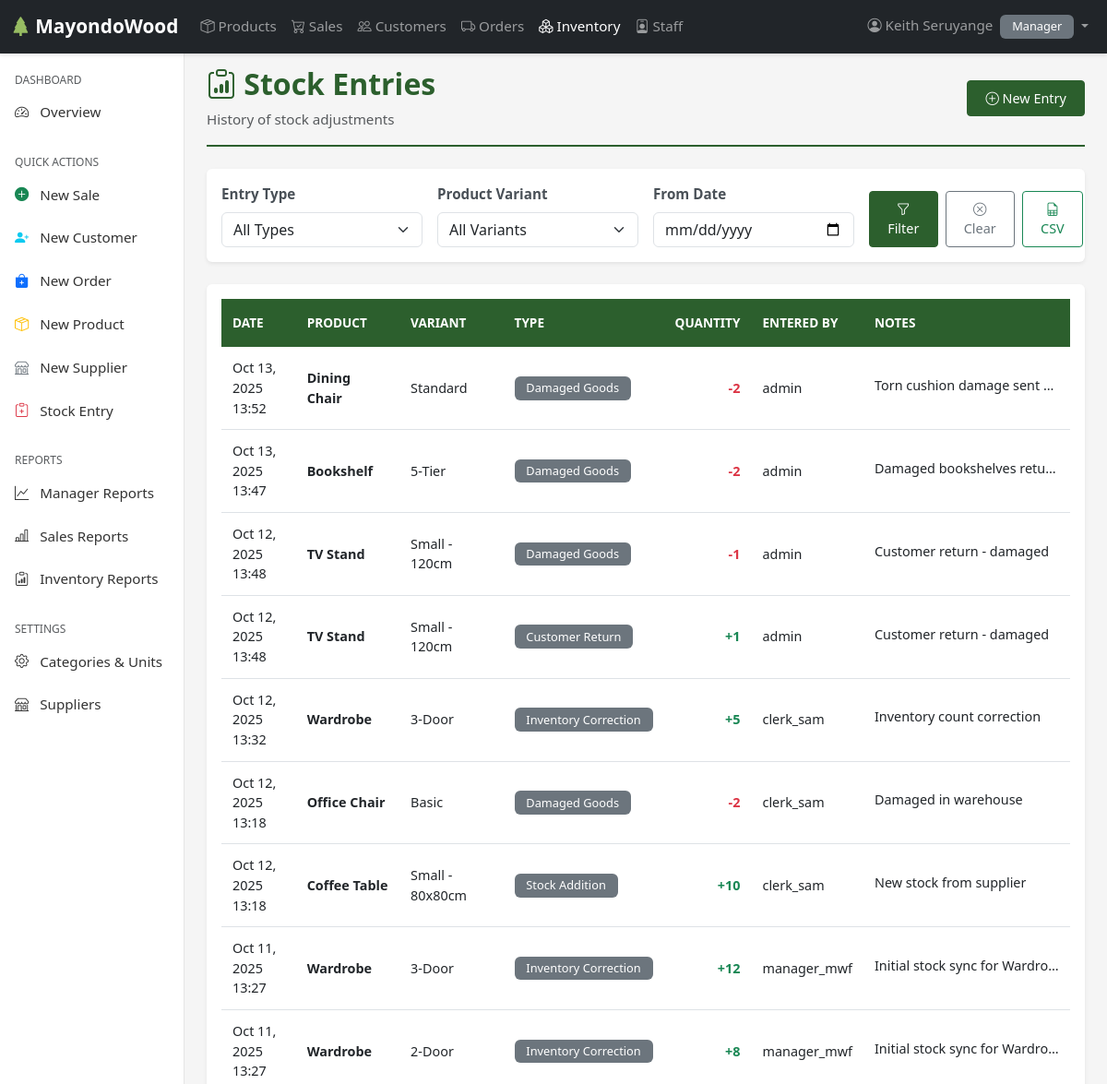
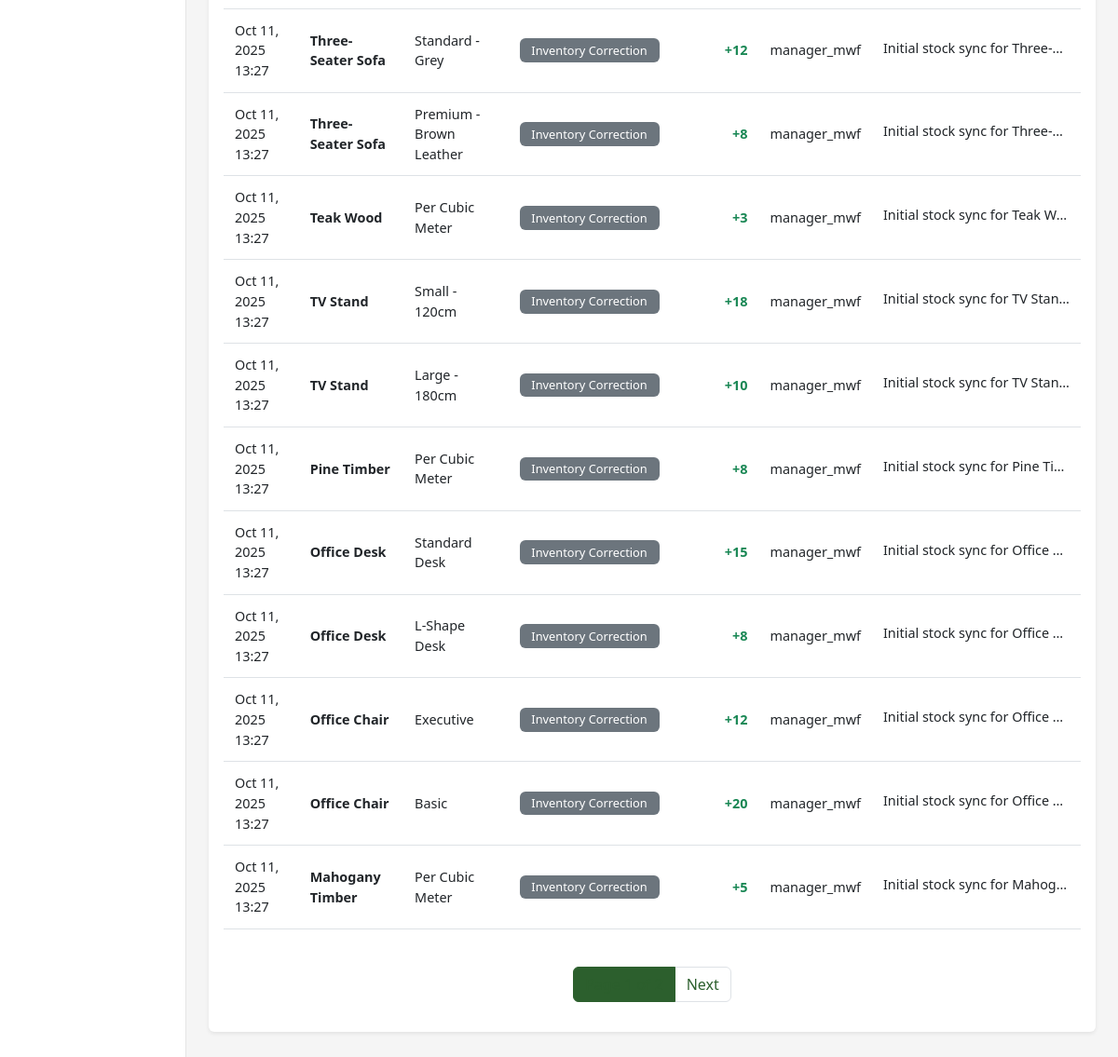
/inventory/ (signed in), run on the app's committed database (2 pictures, top to bottom).
### users/models.py (models this page shows, shortened)
class Employee(AbstractUser):
    ROLES = [
        ('SALES', 'Sales'),
        ('INVENTORY', 'Inventory'),
        ('MANAGER', 'Manager'),
    ]
    role = models.CharField(max_length=20, choices=ROLES)
    phone = models.CharField(max_length=15, blank=True, null=True)
    address = models.TextField(blank=True, null=True)
    is_active = models.BooleanField(default=True)
    created_at = models.DateTimeField(auto_now_add=True)
    updated_at = models.DateTimeField(auto_now=True)
    class Meta:
        ordering = ['-date_joined']
        verbose_name = 'Employee'
        verbose_name_plural = 'Employees'

### inventory/models.py (models this page shows, shortened)
class StockEntry(models.Model):
    ENTRY_TYPES = [
        ('ADDITION', 'Stock Addition'),
        ('ADJUSTMENT', 'Stock Adjustment'),
        ('DAMAGE', 'Damaged Goods'),
        ('RETURN', 'Customer Return'),
        ('CORRECTION', 'Inventory Correction'),
    ]
    variant = models.ForeignKey(ProductVariant, on_delete=models.CASCADE, related_name='stock_entries')
    quantity = models.IntegerField(help_text='Positive for additions, negative for reductions')
    entry_type = models.CharField(max_length=20, choices=ENTRY_TYPES, default='ADJUSTMENT')
    entry_date = models.DateTimeField(auto_now_add=True)
    entered_by = models.ForeignKey(Employee, on_delete=models.SET_NULL, null=True)
    notes = models.TextField(blank=True)
    created_at = models.DateTimeField(auto_now_add=True)
    updated_at = models.DateTimeField(auto_now=True)
    class Meta:
        ordering = ['-entry_date']
        verbose_name = 'StockEntry'
        verbose_name_plural = 'Stock Entries'

### products/models.py (models this page shows, shortened)
class ProductVariant(models.Model):
    product = models.ForeignKey(Product, on_delete=models.CASCADE, related_name='variants')
    variant_name = models.CharField(max_length=100)
    price = models.IntegerField(default=0)
    stock_quantity = models.PositiveIntegerField(default=0)
    reorder_level = models.PositiveIntegerField(default=5)
    is_active = models.BooleanField(default=True)
    created_at = models.DateTimeField(auto_now_add=True)
    updated_at = models.DateTimeField(auto_now=True)
    class Meta:
        ordering = ['product__name', 'variant_name']
        unique_together = [['product', 'variant_name']]

class Product(models.Model):
    name = models.CharField(max_length=100)
    category = models.ForeignKey(Category, on_delete=models.PROTECT, related_name='products')
    unit = models.ForeignKey(Unit, on_delete=models.PROTECT, related_name='products')
    supplier = models.ForeignKey('orders.Supplier', on_delete=models.SET_NULL, null=True, blank=True, related_name='products')
    description = models.TextField(blank=True)
    is_active = models.BooleanField(default=True)
    created_at = models.DateTimeField(auto_now_add=True)
    updated_at = models.DateTimeField(auto_now=True)
    class Meta:
        ordering = ['name']
        unique_together = [['name', 'category']]

### inventory/views.py (the view, shortened to what this page needs)
# urls.py: path('', views.stock_list, name='stock_list'),
@login_required
@user_passes_test(is_inventory_or_manager, login_url='users:login')
def stock_list(request):
    entry_type_filter = request.GET.get('entry_type')
    variant_filter = request.GET.get('variant')
    date_from = request.GET.get('date_from')
    export = request.GET.get('export')
    entries = StockEntry.objects.select_related('variant__product', 'entered_by')
    if entry_type_filter:
        entries = entries.filter(entry_type=entry_type_filter)
    if variant_filter:
        entries = entries.filter(variant__id=variant_filter)
    if date_from:
        entries = entries.filter(entry_date__gte=date_from)
    paginator = Paginator(entries.order_by('-entry_date'), 20)
    page_number = request.GET.get('page')
    page_obj = paginator.get_page(page_number)
    variants = ProductVariant.objects.filter(is_active=True).select_related('product')
    return render(request, 'inventory/stock_list.html', {
        'page_obj': page_obj,
        'variants': variants,
        'entry_type_filter': entry_type_filter,
        'variant_filter': variant_filter,
        'date_from': date_from,
        'title': 'Stock Entries'
    })

### inventory/views.py (called while the page is built)
def is_inventory_or_manager(user):
    return user.is_authenticated and user.role in ['INVENTORY', 'MANAGER']

### inventory/templates/inventory/stock_list.html (shortened to what this page needs)
{% extends 'base.html' %}
{% load static humanize%}
{% block content %}
<div class="page-header">
    <div class="d-flex justify-content-between align-items-center">
        <div>
            <h1><i class="bi bi-clipboard-data"></i> Stock Entries</h1>
            <p class="text-muted mb-0">History of stock adjustments</p>
        </div>
        <div>
            <a href="{% url 'inventory:stock_entry' %}" class="btn btn-primary">
                <i class="bi bi-plus-circle"></i> New Entry
            </a>
        </div>
    </div>
</div>
<div class="card mb-4">
    <div class="card-body">
        <form method="get" class="row g-3">
            <div class="col-md-3">
                <label for="entry_type" class="form-label">Entry Type</label>
                <select name="entry_type" id="entry_type" class="form-select">
                    <option value="">All Types</option>
                </select>
            </div>
            <div class="col-md-3">
                <label for="variant" class="form-label">Product Variant</label>
                <select name="variant" id="variant" class="form-select">
                    <option value="">All Variants</option>
                </select>
            </div>
            <div class="col-md-3">
                <label for="date_from" class="form-label">From Date</label>
                <input type="date" name="date_from" id="date_from" class="form-control" value="{{ date_from }}">
            </div>
            <div class="col-md-3 d-flex align-items-end">
                <button type="submit" class="btn btn-primary me-2">
                    <i class="bi bi-funnel"></i> Filter
                </button>
                <a href="{% url 'inventory:stock_list' %}" class="btn btn-outline-secondary me-2">
                    <i class="bi bi-x-circle"></i> Clear
                </a>
                <a href="?export=csv{% if entry_type_filter %}&entry_type={{ entry_type_filter }}{% endif %}{% if variant_filter %}&variant={{ variant_filter }}{% endif %}{% if date_from %}&date_from={{ date_from }}{% endif %}"
                   class="btn btn-outline-success">
                    <i class="bi bi-file-earmark-spreadsheet"></i> CSV
                </a>
            </div>
        </form>
    </div>
</div>
<div class="card">
    <div class="card-body">
        {% if page_obj %}
        <div class="table-responsive">
            <table class="table table-hover">
                <thead>
                    <tr>
                        <th>Date</th>
                        <th>Product</th>
                        <th>Variant</th>
                        <th>Type</th>
                        <th class="text-end">Quantity</th>
                        <th>Entered By</th>
                        <th>Notes</th>
                    </tr>
                </thead>
                <tbody>
                    {% for entry in page_obj %}
                    <tr>
                        <td>{{ entry.entry_date|date:"M d, Y H:i" }}</td>
                        <td><strong>{{ entry.variant.product.name }}</strong></td>
                        <td>{{ entry.variant.variant_name }}</td>
                        <td>
                            <span class="badge bg-secondary">
                                {{ entry.get_entry_type_display }}
                            </span>
                        </td>
                        <td class="text-end">
                            <span class="{% if entry.quantity > 0 %}text-success{% else %}text-danger{% endif %} fw-bold">
                                {% if entry.quantity > 0 %}+{% endif %}{{ entry.quantity|intcomma }}
                            </span>
                        </td>
                        <td>{{ entry.entered_by.username|default:"N/A" }}</td>
                        <td>
                            {% if entry.notes %}
                                <span class="text-truncate d-inline-block" style="max-width: 200px;" title="{{ entry.notes }}">
                                    {{ entry.notes }}
                                </span>
                            {% else %}
                                <span class="text-muted">—</span>
                            {% endif %}
                        </td>
                    </tr>
                    {% endfor %}
                </tbody>
            </table>
        </div>
        {% if page_obj.has_other_pages %}
        <nav aria-label="Page navigation" class="mt-4">
            <ul class="pagination justify-content-center">
                <li class="page-item active">
                    <span class="page-link">
                    </span>
                </li>
                {% if page_obj.has_next %}
                <li class="page-item">
                    <a class="page-link" href="?page={{ page_obj.next_page_number }}">
                        Next
                    </a>
                </li>
                {% endif %}
            </ul>
        </nav>
        {% endif %}
        {% endif %}
    </div>
</div>
{% endblock %}

### templates/includes/navbar.html (shortened to what this page needs)
{% load static %}
<nav class="navbar navbar-expand-lg navbar-dark bg-dark fixed-top">
    <div class="container-fluid">
        <a class="navbar-brand" href="{% url 'users:dashboard' %}">
            <i class="bi bi-tree-fill"></i> MayondoWood
        </a>
        <div class="collapse navbar-collapse" id="navbarNav">
            <ul class="navbar-nav me-auto">
                <li class="nav-item">
                    <a class="nav-link {% if request.resolver_match.url_name == 'product_list' %}active{% endif %}"
                       href="{% url 'products:product_list' %}">
                        <i class="bi bi-box-seam"></i> Products
                    </a>
                </li>
                {% if user.role in 'MANAGER,SALES' %}
                <li class="nav-item">
                    <a class="nav-link {% if 'sales' in request.path %}active{% endif %}"
                       href="{% url 'sales:sale_list' %}">
                        <i class="bi bi-cart-check"></i> Sales
                    </a>
                </li>
                <li class="nav-item">
                    <a class="nav-link {% if 'customer' in request.path %}active{% endif %}"
                       href="{% url 'sales:customer_list' %}">
                        <i class="bi bi-people"></i> Customers
                    </a>
                </li>
                {% endif %}
                {% if user.role in 'MANAGER,INVENTORY' %}
                <li class="nav-item">
                    <a class="nav-link {% if 'orders' in request.path %}active{% endif %}"
                       href="{% url 'orders:order_list' %}">
                        <i class="bi bi-truck"></i> Orders
                    </a>
                </li>
                <li class="nav-item">
                    <a class="nav-link {% if 'inventory' in request.path %}active{% endif %}"
                       href="{% url 'inventory:stock_list' %}">
                        <i class="bi bi-boxes"></i> Inventory
                    </a>
                </li>
                {% endif %}
                {% if user.role == 'MANAGER' %}
                <li class="nav-item">
                    <a class="nav-link {% if 'staff' in request.path %}active{% endif %}"
                       href="{% url 'users:staff_list' %}">
                        <i class="bi bi-person-badge"></i> Staff
                    </a>
                </li>
                {% endif %}
            </ul>
            <ul class="navbar-nav">
                <li class="nav-item dropdown">
                    <a class="nav-link dropdown-toggle" href="#" id="userDropdown" role="button"
                       data-bs-toggle="dropdown" aria-expanded="false">
                        <i class="bi bi-person-circle"></i> {{ user.get_full_name|default:user.username }}
                        <span class="badge bg-secondary ms-1">{{ user.get_role_display }}</span>
                    </a>
                </li>
            </ul>
        </div>
    </div>
</nav>

### static/css/styles.css (style rules this page uses)
:root { --primary-color: #2c5f2d; --secondary-color: #97bc62; --dark-color: #1a1a1a; --light-color: #f8f9fa; --danger-color: #dc3545; --warning-color: #ffc107; --success-color: #28a745; --info-color: #17a2b8; }
body { font-family: 'Segoe UI', Tahoma, Geneva, Verdana, sans-serif; font-size: 0.95rem; background-color: #f5f5f5; }
.navbar { box-shadow: 0 2px 4px rgba(0,0,0,.1); }
.navbar-brand { font-weight: 600; font-size: 1.3rem; }
.navbar-brand i { color: var(--secondary-color); }
.card { box-shadow: 0 0.125rem 0.25rem rgba(0, 0, 0, 0.075); border: none; margin-bottom: 1.5rem; transition: transform 0.2s ease; }
.table { font-size: 0.9rem; background-color: white; }
.table thead th { background-color: var(--primary-color); color: white; border: none; font-weight: 600; text-transform: uppercase; font-size: 0.85rem; padding: 1rem 0.75rem; }
.table tbody tr { transition: background-color 0.2s ease; }
.table td { vertical-align: middle; padding: 0.75rem; }
.badge { padding: 0.4rem 0.8rem; font-weight: 500; font-size: 0.8rem; }
.btn { font-size: 0.9rem; padding: 0.5rem 1.2rem; border-radius: 0.25rem; transition: all 0.3s ease; }
.btn-primary { background-color: var(--primary-color); border-color: var(--primary-color); }
.form-label { font-weight: 600; color: #495057; margin-bottom: 0.5rem; }
.pagination .page-link { color: var(--primary-color); }
.pagination .page-item.active .page-link { background-color: var(--primary-color); border-color: var(--primary-color); }
.page-header { padding-bottom: 1rem; margin-bottom: 1.5rem; margin-top: 3rem; border-bottom: 2px solid var(--primary-color); }
.page-header h1 { color: var(--primary-color); font-weight: 700; font-size: 2rem; }

### data on the page
Employee: get_full_name "Keith Seruyange", role "Manager"
StockEntry: entry_date "Oct 13, 2025 13:52", variant.product.name "Dining Chair", variant.variant_name "Standard", entry_type "Damaged Goods", quantity "-2", entered_by.username "admin", notes "Torn cushion damage sent…"
StockEntry: entry_date "Oct 13, 2025 13:47", variant.product.name "Bookshelf", variant.variant_name "5-Tier", entry_type "Damaged Goods", quantity "-2", entered_by.username "admin", notes "Damaged bookshelves retu…"
StockEntry: entry_date "Oct 12, 2025 13:48", variant.product.name "TV Stand", variant.variant_name "Small - 120cm", entry_type "Damaged Goods", quantity "-1", entered_by.username "admin", notes "Customer return - damaged"
StockEntry: entry_date "Oct 12, 2025 13:48", variant.product.name "TV Stand", variant.variant_name "Small - 120cm", entry_type "Customer Return", quantity "1", entered_by.username "admin", notes "Customer return - damaged"
StockEntry: entry_date "Oct 12, 2025 13:32", variant.product.name "Wardrobe", variant.variant_name "3-Door", entry_type "Inventory Correction", quantity "5", entered_by.username "clerk_sam", notes "Inventory count correction"
StockEntry: entry_date "Oct 12, 2025 13:18", variant.product.name "Office Chair", variant.variant_name "Basic", entry_type "Damaged Goods", quantity "-2", entered_by.username "clerk_sam", notes "Damaged in warehouse"
StockEntry: entry_date "Oct 12, 2025 13:18", variant.product.name "Coffee Table", variant.variant_name "Small - 80x80cm", entry_type "Stock Addition", quantity "10", entered_by.username "clerk_sam", notes "New stock from supplier"
StockEntry: entry_date "Oct 11, 2025 13:27", variant.product.name "Wardrobe", variant.variant_name "3-Door", entry_type "Inventory Correction", quantity "12", entered_by.username "manager_mwf", notes "Initial stock sync for Wardro…"
StockEntry: entry_date "Oct 11, 2025 13:27", variant.product.name "Wardrobe", variant.variant_name "2-Door", entry_type "Inventory Correction", quantity "8", entered_by.username "manager_mwf", notes "Initial stock sync for Wardro…"
StockEntry: entry_date "Oct 11, 2025 13:27", variant.product.name "Three-Seater Sofa", variant.variant_name "Standard - Grey", entry_type "Inventory Correction", quantity "12", entered_by.username "manager_mwf", notes "Initial stock sync for Three-…"
StockEntry: entry_date "Oct 11, 2025 13:27", variant.product.name "Three-Seater Sofa", variant.variant_name "Premium - Brown Leather", entry_type "Inventory Correction", quantity "8", entered_by.username "manager_mwf", notes "Initial stock sync for Three-…"
StockEntry: entry_date "Oct 11, 2025 13:27", variant.product.name "Teak Wood", variant.variant_name "Per Cubic Meter", entry_type "Inventory Correction", quantity "3", entered_by.username "manager_mwf", notes "Initial stock sync for Teak W…"
StockEntry: entry_date "Oct 11, 2025 13:27", variant.product.name "TV Stand", variant.variant_name "Small - 120cm", entry_type "Inventory Correction", quantity "18", entered_by.username "manager_mwf", notes "Initial stock sync for TV Sta…"
StockEntry: entry_date "Oct 11, 2025 13:27", variant.product.name "TV Stand", variant.variant_name "Large - 180cm", entry_type "Inventory Correction", quantity "10", entered_by.username "manager_mwf", notes "Initial stock sync for TV Sta…"
StockEntry: entry_date "Oct 11, 2025 13:27", variant.product.name "Pine Timber", variant.variant_name "Per Cubic Meter", entry_type "Inventory Correction", quantity "8", entered_by.username "manager_mwf", notes "Initial stock sync for Pine Ti…"
StockEntry: entry_date "Oct 11, 2025 13:27", variant.product.name "Office Desk", variant.variant_name "Standard Desk", entry_type "Inventory Correction", quantity "15", entered_by.username "manager_mwf", notes "Initial stock sync for Office…"
StockEntry: entry_date "Oct 11, 2025 13:27", variant.product.name "Office Desk", variant.variant_name "L-Shape Desk", entry_type "Inventory Correction", quantity "8", entered_by.username "manager_mwf", notes "Initial stock sync for Office…"
StockEntry: entry_date "Oct 11, 2025 13:27", variant.product.name "Office Chair", variant.variant_name "Executive", entry_type "Inventory Correction", quantity "12", entered_by.username "manager_mwf", notes "Initial stock sync for Office…"
StockEntry: entry_date "Oct 11, 2025 13:27", variant.product.name "Office Chair", variant.variant_name "Basic", entry_type "Inventory Correction", quantity "20", entered_by.username "manager_mwf", notes "Initial stock sync for Office…"
StockEntry: entry_date "Oct 11, 2025 13:27", variant.product.name "Mahogany Timber", variant.variant_name "Per Cubic Meter", entry_type "Inventory Correction", quantity "5", entered_by.username "manager_mwf", notes "Initial stock sync for Mahog…"
